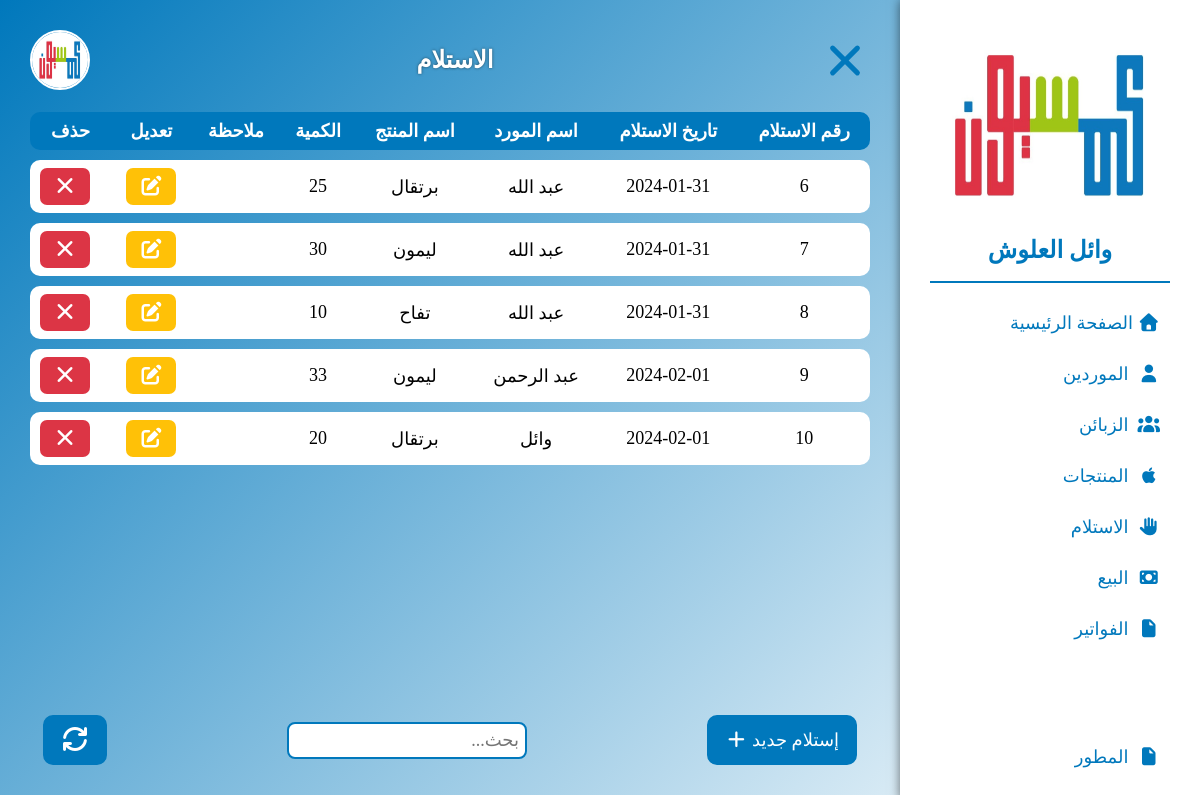
Page /resevies.php (signed in) on the committed database.
### tables this page shows
CREATE TABLE `receive` (
  `r_id` int(11) NOT NULL,
  `r_date` date NOT NULL,
  `f_id` int(11) NOT NULL,
  `p_id` int(11) NOT NULL,
  `quantity` int(11) NOT NULL,
  `notes` text
);

CREATE TABLE `farmer` (
  `f_id` int(11) NOT NULL,
  `f_name` varchar(30) NOT NULL,
  `f_phone` varchar(14) NOT NULL,
  `f_address` varchar(50) NOT NULL,
  `f_date` date NOT NULL,
  `f_note` text
);

CREATE TABLE `product` (
  `p_id` int(11) NOT NULL,
  `p_name` varchar(30) NOT NULL,
  `p_comm` float NOT NULL
);

### resevies.php (the view, shortened to what this page needs)
<!DOCTYPE html>
<html>
<head>
    <?php include_once "includes/head.php"; ?>
</head>
<body>
    <?php include_once "includes/sider.php"; ?>
    <div class="container wid">
        <?php include_once "includes/header.php"; ?>
        <div class="table">
            <table>
                <thead>
                    <tr>
                        <th>رقم الاستلام</th>
                        <th>تاريخ الاستلام</th>
                        <th>اسم المورد</th>
                        <th>اسم المنتج</th>
                        <th>الكمية</th>
                        <th>ملاحظة</th>
                        <th>تعديل</th>
                        <th>حذف</th>
                    </tr>
                </thead>
                <tbody id="tbody">
                    <?php
                    include_once "includes/conn.php";
                    if ($conn) {
                        $sql = mysqli_query($conn, 'SELECT r_id,r_date,f_name,p_name,quantity,notes FROM receive,farmer,product WHERE r_id =r_id AND receive.f_id =farmer.f_id AND receive.p_id=product.p_id ORDER BY r_id');
                        if (mysqli_num_rows($sql) > 0) {
                            while ($data = mysqli_fetch_assoc($sql)) {
                    ?>
                                <tr>
                                    <td><?php echo $data["r_id"]; ?></td>
                                    <td><?php echo $data["r_date"]; ?></td>
                                    <td><?php echo $data["f_name"]; ?></td>
                                    <td><?php echo $data["p_name"]; ?></td>
                                    <td><?php echo $data["quantity"]; ?></td>
                                    <td><?php echo $data["notes"]; ?></td>
                                    <td class="flex-c">
                                        <div class="edit" data-id="<?php echo $data["r_id"]; ?>" data-date="<?php echo $data["r_date"]; ?>"
                                        data-fname="<?php echo $data["f_name"]; ?>" data-pname="<?php echo $data["p_name"]; ?>"
                                        data-quantity="<?php echo $data["quantity"];?>" data-notes="<?php echo $data["notes"]; ?>"
                                        data-fid="<?php echo $data["f_id"];?>"data-pid="<?php echo $data["p_id"];?>">
                                            <i class="fa-solid fa-edit"></i>
                                        </div>
                                    </td>
                                    <td class="">
                                        <div class="delet" data-id="<?php echo $data["r_id"]; ?>"data-date="<?php echo $data["r_date"]; ?>"
                                        data-fname="<?php echo $data["f_name"]; ?>" data-pname="<?php echo $data["p_name"]; ?>"
                                        data-quantity="<?php echo $data["quantity"];?>" data-notes="<?php echo $data["notes"]; ?>"
                                        data-fid="<?php echo $data["f_id"];?>"data-pid="<?php echo $data["p_id"];?>">
                                            <i class="fa-solid fa-close"></i>
                                        </div>
                                    </td>
                                </tr>
                    <?php
                            }
                        }
                    }
                    ?>
                </tbody>
            </table>
        </div>
        <div class="settings flex-b p10">
            <div id="btn-dialog-add" class="btn">إستلام جديد <i class="fa-solid fa-plus"></i></div>
            <div class="input-box">
                <input type="text" id="search" name="search" autofocus placeholder="بحث...">
            </div>
            <a href="resevies.php" class="btn btn-square">
                <i class="fa-solid fa-refresh"></i>
            </a>
        </div>
    </div>
</body>
</html>

### styles/main.css (style rules this page uses)
* { margin: 0; padding: 0; box-sizing: border-box; transition: all 0.3s; font-family: wael; }
html { scroll-behavior: smooth; direction: rtl; }
i.fa-solid, i.fa-brands { transition: none !important; }
:root { --main: #0078bc; --sub: #fff; --shd: #00000088; --val: 10px; --wrong: #dc3545; --sucs: #ffc107; }
.flex-c { display: flex; align-items: center; justify-content: center; flex-wrap: wrap; }
.flex-b { display: flex; align-items: center; justify-content: space-between; flex-wrap: wrap; }
.p10 { padding: var(--val); }
.btn { background-color: var(--main); color: var(--sub); padding: var(--val) 15px; margin: 3px; border-radius: var(--val); font-size: 18px; line-height: 26px; display: inline-block; text-align: center; cursor: pointer; transition: all .3s ease; border: 2px solid var(--main); outline: none; min-width: 150px; }
.btn-square { font-size: 24px; min-width: 50px !important; height: 50px !important; }
.container { width: 100%; height: 100vh; overflow: hidden; background: linear-gradient(135deg, var(--main), var(--sub)); padding: 30px; }
.container.wid { padding: 30px 330px 30px 30px; position: relative; }

### styles/navs.css (style rules this page uses)
.input-box { position: relative; display: inline-block; }
.input-box input, .input-box select, .input-box textarea { font-size: 18px; outline: none; border: 2px solid var(--main); padding: 6px; border-radius: 8px; width: 240px; }

### styles/table.css (style rules this page uses)
.table { width: 100%; height: 75vh; overflow: auto; }
.table table { width: 100%; border-spacing: 0 10px; }
.table table thead tr th { background-color: var(--main); color: var(--sub); font-size: 18px; padding: 8px; }
.table table thead tr th:first-child { border-radius: 0 10px 10px 0; }
.table table thead tr th:last-child { border-radius: 10px 0 0 10px; }
.table table tbody tr td,.table table tfoot tr td { text-align: center; font-size: 18px; padding: 8px; background-color: var(--sub); }
.table table tbody tr td:first-child { border-radius: 0 10px 10px 0; }
.table table tbody tr td:last-child { border-radius: 10px 0 0 10px; }
.table .edit { color: var(--sub); background-color: var(--sucs); border-radius: 7px; font-size: 20px; width: 50px; padding: 7px; cursor: pointer; }
.table .delet { color: var(--sub); background-color: var(--wrong); border-radius: 7px; font-size: 20px; width: 50px; padding: 7px; cursor: pointer; position: relative; right: 20%; }
.settings { width: 100%; }

### rows in the picture
receive: r_id "6", r_date "2024-01-31", f.f_name "عبد الله", p.p_name "برتقال", quantity "25"
receive: r_id "7", r_date "2024-01-31", f.f_name "عبد الله", p.p_name "ليمون", quantity "30"
receive: r_id "8", r_date "2024-01-31", f.f_name "عبد الله", p.p_name "تفاح", quantity "10"
receive: r_id "9", r_date "2024-02-01", f.f_name "عبد الرحمن", p.p_name "ليمون", quantity "33"
receive: r_id "10", r_date "2024-02-01", f.f_name "وائل", p.p_name "برتقال", quantity "20"

### other values in the picture
$_SESSION["username"] "وائل العلوش"
